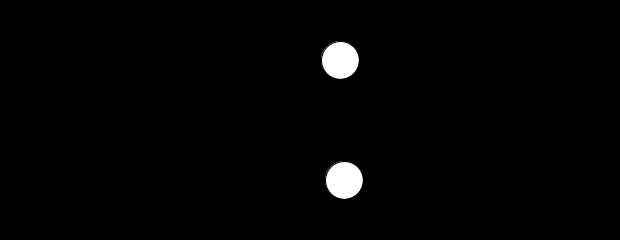
Frame 1 (no input)
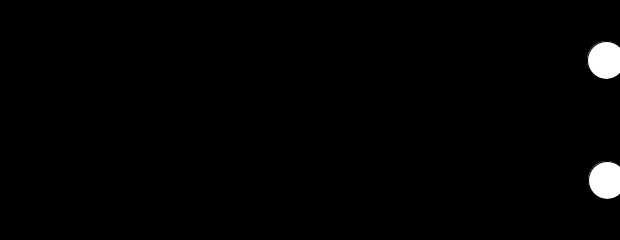
Frame 60 (the mouse pressed at the canvas centre just before this capture)
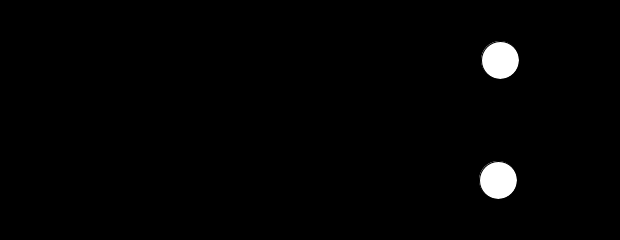
Frame 120 (the mouse held since frame 60 and released just before this capture)

The Processing sketch that drew these frames (run headless with seeded random() and noise(); from frame 60 on, the mouse is pressed at the canvas centre):

// Processing sketch: NoTiming
// ── NoTiming.pde
// no timing
int x, y;
float add;

void setup(){
  size(620,240);
  x = width/2;
  y = height/2;
  add = 0.1;
}

void draw(){
  background(0);
  x = int(map(sin(add),-1,1,0,width));
  add+=0.01;
  ellipse(x,y-(height/4),width/16,width/16);
  
  x = int(map(sin(add),-1,1,0,width));
  add+=0.01;
  ellipse(x,y+(height/4),width/16,width/16);
}
